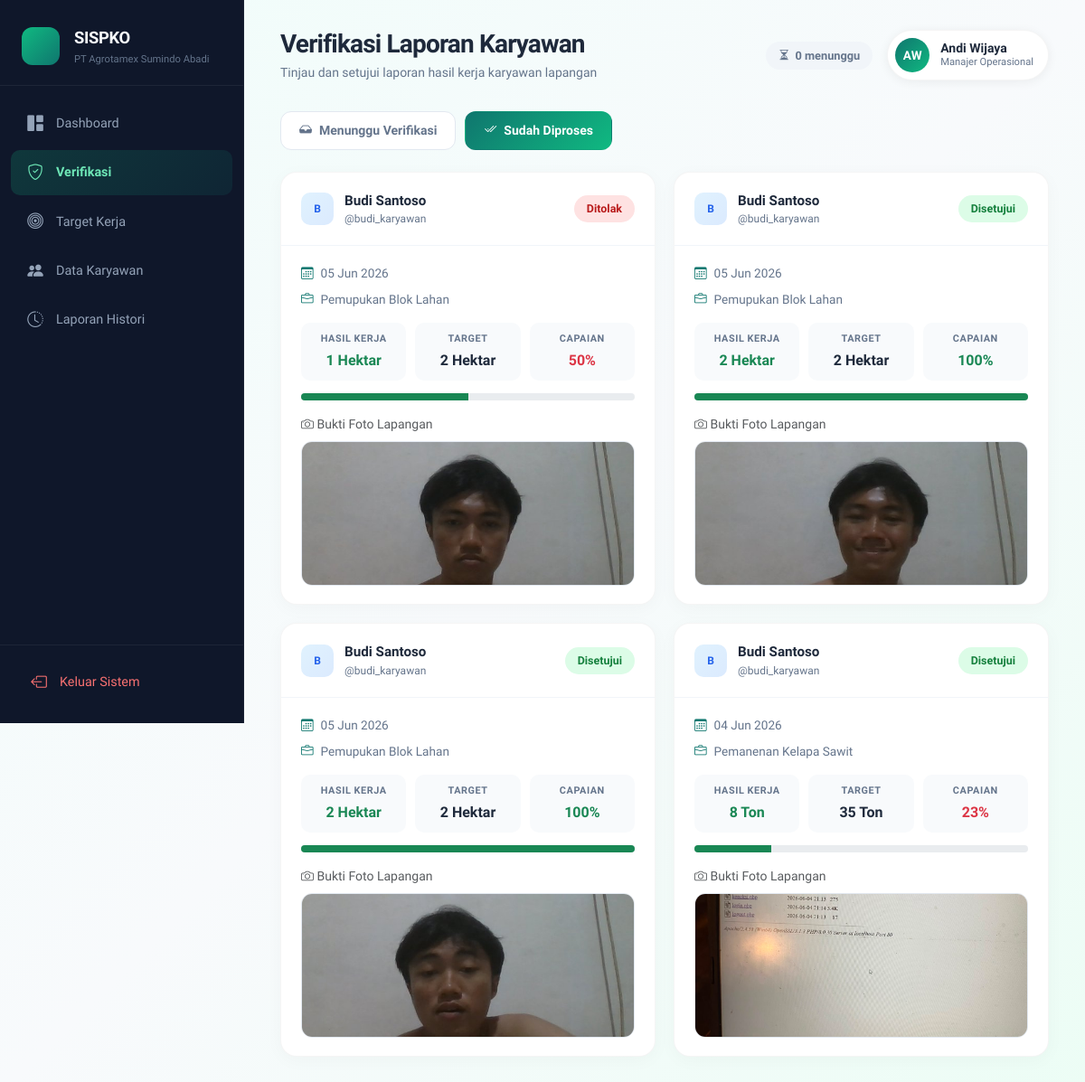
The app's page /verifikasi.php?filter=selesai (signed in) with its own data.
### tables this page shows
CREATE TABLE `aktivitas` (
  `id_aktivitas` int(11) NOT NULL,
  `id_user` int(11) DEFAULT NULL,
  `tanggal` date NOT NULL,
  `jenis_pekerjaan` varchar(100) NOT NULL,
  `hasil_kerja` int(11) NOT NULL,
  `target_kerja` int(11) NOT NULL,
  `satuan` varchar(20) DEFAULT NULL,
  `foto_bukti` varchar(255) NOT NULL,
  `status_verifikasi` enum('Pending','Disetujui','Ditolak') DEFAULT 'Pending'
);

CREATE TABLE `users` (
  `id_user` int(11) NOT NULL,
  `username` varchar(50) NOT NULL,
  `password` varchar(255) NOT NULL,
  `nama_lengkap` varchar(100) NOT NULL,
  `role` enum('manajer','karyawan') NOT NULL
);

### includes/manajer_init.php (called while the page is built, shortened)
<?php
$nama_manajer = $_SESSION['nama'] ?? 'Manajer';
if (strpos($nama_manajer, ' ') !== false) {
    $parts = explode(' ', $nama_manajer);
    $initials = strtoupper(substr($parts[0], 0, 1) . substr(end($parts), 0, 1));
}

### includes/target_helper.php (called while the page is built, shortened)
<?php
function daftarJenisPekerjaan() {
    return [
        'Pemanenan Kelapa Sawit' => [
            'satuan'         => 'Ton',
            'default_target' => 35,
            'step'           => 0.1,
            'placeholder'    => 'Contoh: 32.4',
        ],
        'Pemupukan Blok Lahan' => [
            'satuan'         => 'Hektar',
            'default_target' => 10,
            'step'           => 0.1,
            'placeholder'    => 'Contoh: 8.5',
        ],
        'Penyemprotan Gulma/Rumput' => [
            'satuan'         => 'Liter',
            'default_target' => 200,
            'step'           => 1,
            'placeholder'    => 'Contoh: 180',
        ],
    ];
}
function getInfoPekerjaan($jenis) {
    $daftar = daftarJenisPekerjaan();
    return $daftar[$jenis] ?? [
        'satuan'         => 'Unit',
        'default_target' => 1,
        'step'           => 0.1,
        'placeholder'    => 'Contoh: 10',
    ];
}
function getSatuanPekerjaan($jenis) {
    return getInfoPekerjaan($jenis)['satuan'];
}
function formatHasil($nilai, $satuan) {
    $num = is_numeric($nilai) ? (float) $nilai : 0;
    $formatted = (floor($num) == $num) ? number_format($num, 0) : number_format($num, 1);
    return $formatted . ' ' . $satuan;
}
function getSatuanAktivitas($row) {
    if (!empty($row['satuan'])) {
        return $row['satuan'];
    }
    return getSatuanPekerjaan($row['jenis_pekerjaan'] ?? '');
}

### verifikasi.php (the view, shortened to what this page needs)
<?php
include 'includes/manajer_init.php';
include_once 'includes/target_helper.php';
$filter = ($_GET['filter'] ?? 'pending') === 'selesai' ? 'selesai' : 'pending';
if ($filter === 'pending') {
    $query = mysqli_query($koneksi, "
        SELECT aktivitas.*, users.nama_lengkap, users.username
        FROM aktivitas
        JOIN users ON aktivitas.id_user = users.id_user
        WHERE aktivitas.status_verifikasi = 'Pending'
        ORDER BY aktivitas.tanggal ASC, aktivitas.id_aktivitas ASC
    ");
} else {
    $query = mysqli_query($koneksi, "
        SELECT aktivitas.*, users.nama_lengkap, users.username
        FROM aktivitas
        JOIN users ON aktivitas.id_user = users.id_user
        WHERE aktivitas.status_verifikasi IN ('Disetujui', 'Ditolak')
        ORDER BY aktivitas.tanggal DESC, aktivitas.id_aktivitas DESC
        LIMIT 20
    ");
}
$jml_pending = mysqli_fetch_assoc(mysqli_query($koneksi, "SELECT COUNT(*) as total FROM aktivitas WHERE status_verifikasi='Pending'"))['total'] ?? 0;
$pageHeading  = 'Verifikasi Laporan Karyawan';
$pageSubtitle = 'Tinjau dan setujui laporan hasil kerja karyawan lapangan';
$activeMenu   = 'verifikasi';
$topBarExtra = '<span class="stat-pill"><i class="bi bi-hourglass-split"></i> ' . $jml_pending . ' menunggu</span>';
include 'includes/manajer_header.php';
?>
<div class="filter-tabs mb-4">
    <a href="verifikasi.php?filter=pending" class="filter-tab <?= $filter === 'pending' ? 'active' : '' ?>">
        <i class="bi bi-inbox-fill"></i> Menunggu Verifikasi
    </a>
    <a href="verifikasi.php?filter=selesai" class="filter-tab <?= $filter === 'selesai' ? 'active' : '' ?>">
        <i class="bi bi-check2-all"></i> Sudah Diproses
    </a>
</div>
<?php if (!$query || mysqli_num_rows($query) === 0): ?>
<div class="panel">
    <div class="empty-state">
        <i class="bi bi-<?= $filter === 'pending' ? 'check2-all' : 'archive' ?>"></i>
        <p><?= $filter === 'pending' ? 'Tidak ada laporan menunggu verifikasi' : 'Belum ada laporan yang diproses' ?></p>
        <small><?= $filter === 'pending' ? 'Semua laporan karyawan sudah ditinjau' : 'Laporan yang disetujui/ditolak akan muncul di sini' ?></small>
    </div>
</div>
<?php else: ?>
<div class="verify-grid">
    <?php while ($row = mysqli_fetch_assoc($query)):
        $emp_init = strtoupper(substr($row['nama_lengkap'], 0, 1));
        $capaian  = ($row['target_kerja'] > 0) ? round(($row['hasil_kerja'] / $row['target_kerja']) * 100) : 0;
        $satuan   = getSatuanAktivitas($row);
        $foto_path = 'uploads/' . $row['foto_bukti'];
        $foto_exists = !empty($row['foto_bukti']) && file_exists($foto_path);
        $status = $row['status_verifikasi'];
    ?>
    <div class="verify-card">
        <div class="verify-card-header">
            <div class="employee-cell">
                <div class="employee-avatar"><?= $emp_init ?></div>
                <div>
                    <div class="fw-bold" style="font-size:0.95rem;"><?= htmlspecialchars($row['nama_lengkap']) ?></div>
                    <div style="font-size:0.75rem; color:var(--muted);">@<?= htmlspecialchars($row['username']) ?></div>
                </div>
            </div>
            <?php if ($filter === 'selesai'): ?>
                <span class="status-badge <?= $status === 'Disetujui' ? 'approved' : 'rejected' ?>"><?= $status ?></span>
            <?php else: ?>
                <span class="status-badge pending">Pending</span>
            <?php endif; ?>
        </div>
        <div class="verify-card-body">
            <div class="verify-meta">
                <div class="verify-meta-item">
                    <i class="bi bi-calendar3"></i>
                    <span><?= date('d M Y', strtotime($row['tanggal'])) ?></span>
                </div>
                <div class="verify-meta-item">
                    <i class="bi bi-briefcase"></i>
                    <span><?= htmlspecialchars($row['jenis_pekerjaan']) ?></span>
                </div>
            </div>
            <div class="verify-stats">
                <div class="verify-stat">
                    <small>Hasil Kerja</small>
                    <strong class="text-success"><?= formatHasil($row['hasil_kerja'], $satuan) ?></strong>
                </div>
                <div class="verify-stat">
                    <small>Target</small>
                    <strong><?= formatHasil($row['target_kerja'], $satuan) ?></strong>
                </div>
                <div class="verify-stat">
                    <small>Capaian</small>
                    <strong class="<?= $capaian >= 100 ? 'text-success' : ($capaian >= 80 ? 'text-warning' : 'text-danger') ?>"><?= $capaian ?>%</strong>
                </div>
            </div>
            <div class="verify-progress">
                <div class="progress" style="height:8px;">
                    <div class="progress-bar bg-success" style="width:<?= min(100, $capaian) ?>%"></div>
                </div>
            </div>
            <div class="verify-photo">
                <small class="text-muted d-block mb-2"><i class="bi bi-camera"></i> Bukti Foto Lapangan</small>
                <?php if ($foto_exists): ?>
                <img src="<?= htmlspecialchars($foto_path) ?>" alt="Bukti laporan" class="verify-thumb" data-bs-toggle="modal" data-bs-target="#fotoModal" data-foto="<?= htmlspecialchars($foto_path) ?>" data-nama="<?= htmlspecialchars($row['nama_lengkap']) ?>">
                <?php else: ?>
                <div class="verify-no-photo"><i class="bi bi-image"></i> Foto tidak tersedia</div>
                <?php endif; ?>
            </div>
        </div>
    </div>
    <?php endwhile; ?>
</div>
<?php endif; ?>
<?php include 'includes/manajer_footer.php'; ?>

### includes/manajer_header.php (shortened to what this page needs)
<?php
$menus = [
    'dashboard'  => ['href' => 'dashboard_manajer.php', 'icon' => 'bi-grid-1x2-fill',  'label' => 'Dashboard'],
    'verifikasi' => ['href' => 'verifikasi.php',        'icon' => 'bi-shield-check',   'label' => 'Verifikasi'],
    'target'     => ['href' => 'input_target.php',      'icon' => 'bi-bullseye',       'label' => 'Target Kerja'],
    'karyawan'   => ['href' => 'data_karyawan.php',     'icon' => 'bi-people-fill',    'label' => 'Data Karyawan'],
    'histori'    => ['href' => 'laporan_histori.php',   'icon' => 'bi-clock-history',  'label' => 'Laporan Histori'],
];
?>
<!DOCTYPE html>
<html lang="id">
<head>
    <link href="https://cdn.jsdelivr.net/npm/bootstrap@5.3.0/dist/css/bootstrap.min.css" rel="stylesheet">
    <link rel="stylesheet" href="https://cdn.jsdelivr.net/npm/bootstrap-icons@1.11.0/font/bootstrap-icons.css">
    <link rel="stylesheet" href="assets/css/manajer.css">
</head>
<body>
<div class="sidebar">
    <div class="sidebar-brand">
        <div class="d-flex align-items-center gap-3">
            <div class="logo-icon"><i class="bi bi-leaf-fill"></i></div>
            <div>
                <span>SISPKO</span>
                <small>PT Agrotamex Sumindo Abadi</small>
            </div>
        </div>
    </div>
    <nav class="nav flex-column">
        <?php foreach ($menus as $key => $menu): ?>
        <a class="nav-link <?= ($activeMenu === $key) ? 'active' : '' ?>" href="<?= $menu['href'] ?>">
            <i class="bi <?= $menu['icon'] ?>"></i> <?= $menu['label'] ?>
        </a>
        <?php endforeach; ?>
    </nav>
    <div class="sidebar-footer">
        <a class="nav-link" href="logout.php"><i class="bi bi-box-arrow-left"></i> Keluar Sistem</a>
    </div>
</div>
<div class="main-content">
    <div class="top-bar">
        <div>
            <h1><?= htmlspecialchars($pageHeading) ?></h1>
            <p><?= htmlspecialchars($pageSubtitle) ?></p>
        </div>
        <div class="d-flex align-items-center gap-3 flex-wrap">
            <?php if (!empty($topBarExtra)) echo $topBarExtra; ?>
            <div class="user-chip">
                <div class="user-avatar"><?= htmlspecialchars($initials) ?></div>
                <div>
                    <div class="name"><?= htmlspecialchars($nama_manajer) ?></div>
                    <div class="role">Manajer Operasional</div>
                </div>
            </div>
        </div>
    </div>

### includes/manajer_footer.php (shortened to what this page needs)
</div>
</body>
</html>

### records on screen
aktivitas: id_user.nama_lengkap "B", id_user.nama_lengkap "Budi Santoso", id_user.username "budi_karyawan", status_verifikasi "Ditolak", tanggal "05 Jun 2026", jenis_pekerjaan "Pemupukan Blok Lahan", formatHasil($row['hasil_kerja'], $satuan) "1 Hektar", formatHasil($row['target_kerja'], $satuan) "2 Hektar", capaian "50", foto_bukti (picture)
aktivitas: id_user.nama_lengkap "B", id_user.nama_lengkap "Budi Santoso", id_user.username "budi_karyawan", status_verifikasi "Disetujui", tanggal "05 Jun 2026", jenis_pekerjaan "Pemupukan Blok Lahan", formatHasil($row['hasil_kerja'], $satuan) "2 Hektar", formatHasil($row['target_kerja'], $satuan) "2 Hektar", capaian "100", foto_bukti (picture)
aktivitas: id_user.nama_lengkap "B", id_user.nama_lengkap "Budi Santoso", id_user.username "budi_karyawan", status_verifikasi "Disetujui", tanggal "05 Jun 2026", jenis_pekerjaan "Pemupukan Blok Lahan", formatHasil($row['hasil_kerja'], $satuan) "2 Hektar", formatHasil($row['target_kerja'], $satuan) "2 Hektar", capaian "100", foto_bukti (picture)
aktivitas: id_user.nama_lengkap "B", id_user.nama_lengkap "Budi Santoso", id_user.username "budi_karyawan", status_verifikasi "Disetujui", tanggal "04 Jun 2026", jenis_pekerjaan "Pemanenan Kelapa Sawit", formatHasil($row['hasil_kerja'], $satuan) "8 Ton", formatHasil($row['target_kerja'], $satuan) "35 Ton", capaian "23", foto_bukti (picture)

### other values on screen
$menu['label'] "Dashboard"
$menu['label'] "Verifikasi"
$menu['label'] "Target Kerja"
$menu['label'] "Data Karyawan"
$menu['label'] "Laporan Histori"
$pageHeading "Verifikasi Laporan Karyawan"
$pageSubtitle "Tinjau dan setujui laporan hasil kerja karyawan lapangan"
$jml_pending "0"
$initials "AW"
$nama_manajer "Andi Wijaya"
